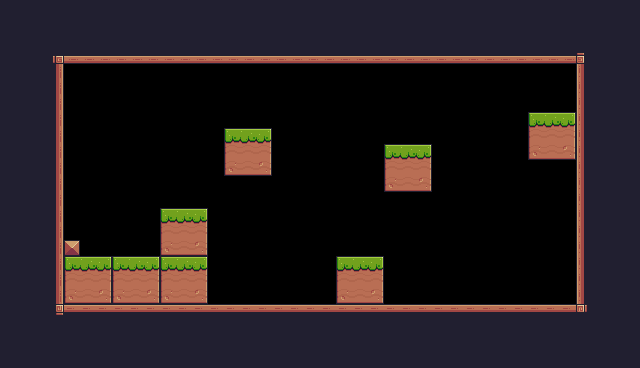

A level layout from a 2D game, rendered from its tile map. Below: a short description, then the map file with its tile-grid data intact:
An orthogonal 40x23 tile map with 16x16 px tiles, 1 tile layer (Tile Layer 1) and 1 object (Player).

<map version="1.10" tiledversion="1.10.2" orientation="orthogonal" renderorder="right-down" width="40" height="23" tilewidth="16" tileheight="16" infinite="0" nextlayerid="3" nextobjectid="3">
 <tileset firstgid="1" source="pixel_adventure.tsx" />
 <layer id="1" name="Tile Layer 1" width="40" height="23">
  <data encoding="csv">
24,24,24,24,24,24,24,24,24,24,24,24,24,24,24,24,24,24,24,24,24,24,24,24,24,24,24,24,24,24,24,24,24,24,24,24,24,24,24,24,
24,24,24,24,24,24,24,24,24,24,24,24,24,24,24,24,24,24,24,24,24,24,24,24,24,24,24,24,24,24,24,24,24,24,24,24,24,24,24,24,
24,24,24,24,24,24,24,24,24,24,24,24,24,24,24,24,24,24,24,24,24,24,24,24,24,24,24,24,24,24,24,24,24,24,24,24,24,24,24,24,
24,24,24,92,134,134,134,134,134,134,134,134,134,134,134,134,134,134,134,134,134,134,134,134,134,134,134,134,134,134,134,134,134,134,134,134,93,24,24,24,
24,24,24,113,0,0,0,0,0,0,0,0,0,0,0,0,0,0,0,0,0,0,0,0,0,0,0,0,0,0,0,0,0,0,0,0,111,24,24,24,
24,24,24,113,0,0,0,0,0,0,0,0,0,0,0,0,0,0,0,0,0,0,0,0,0,0,0,0,0,0,0,0,0,0,0,0,111,24,24,24,
24,24,24,113,0,0,0,0,0,0,0,0,0,0,0,0,0,0,0,0,0,0,0,0,0,0,0,0,0,0,0,0,0,0,0,0,111,24,24,24,
24,24,24,113,0,0,0,0,0,0,0,0,0,0,0,0,0,0,0,0,0,0,0,0,0,0,0,0,0,0,0,0,0,7,8,9,111,24,24,24,
24,24,24,113,0,0,0,0,0,0,0,0,0,0,7,8,9,0,0,0,0,0,0,0,0,0,0,0,0,0,0,0,0,29,30,31,111,24,24,24,
24,24,24,113,0,0,0,0,0,0,0,0,0,0,29,30,31,0,0,0,0,0,0,0,7,8,9,0,0,0,0,0,0,51,52,53,111,24,24,24,
24,24,24,113,0,0,0,0,0,0,0,0,0,0,51,52,53,0,0,0,0,0,0,0,29,30,31,0,0,0,0,0,0,0,0,0,111,24,24,24,
24,24,24,113,0,0,0,0,0,0,0,0,0,0,0,0,0,0,0,0,0,0,0,0,51,52,53,0,0,0,0,0,0,0,0,0,111,24,24,24,
24,24,24,113,0,0,0,0,0,0,0,0,0,0,0,0,0,0,0,0,0,0,0,0,0,0,0,0,0,0,0,0,0,0,0,0,111,24,24,24,
24,24,24,113,0,0,0,0,0,0,7,8,9,0,0,0,0,0,0,0,0,0,0,0,0,0,0,0,0,0,0,0,0,0,0,0,111,24,24,24,
24,24,24,113,0,0,0,0,0,0,29,30,31,0,0,0,0,0,0,0,0,0,0,0,0,0,0,0,0,0,0,0,0,0,0,0,111,24,24,24,
24,24,24,113,35,0,0,0,0,0,51,52,53,0,0,0,0,0,0,0,0,0,0,0,0,0,0,0,0,0,0,0,0,0,0,0,111,24,24,24,
24,24,24,113,7,8,9,7,8,9,7,8,9,0,0,0,0,0,0,0,0,7,8,9,0,0,0,0,0,0,0,0,0,0,0,0,111,24,24,24,
24,24,24,113,29,30,31,29,30,31,29,30,31,0,0,0,0,0,0,0,0,29,30,31,0,0,0,0,0,0,0,0,0,0,0,0,111,24,24,24,
24,24,24,113,51,52,53,51,52,53,51,52,53,0,0,0,0,0,0,0,0,51,52,53,0,0,0,0,0,0,0,0,0,0,0,0,111,24,24,24,
24,24,24,114,90,90,90,90,90,90,90,90,90,90,90,90,90,90,90,90,90,90,90,90,90,90,90,90,90,90,90,90,90,90,90,90,115,24,24,24,
24,24,24,24,24,24,24,24,24,24,24,24,24,24,24,24,24,24,24,24,24,24,24,24,24,24,24,24,24,24,24,24,24,24,24,24,24,24,24,24,
24,24,24,24,24,24,24,24,24,24,24,24,24,24,24,24,24,24,24,24,24,24,24,24,24,24,24,24,24,24,24,24,24,24,24,24,24,24,24,24,
24,24,24,24,24,24,24,24,24,24,24,24,24,24,24,24,24,24,24,24,24,24,24,24,24,24,24,24,24,24,24,24,24,24,24,24,24,24,24,24
</data>
 </layer>
 <objectgroup id="2" name="Spawnpoints">
  <object id="1" name="Player" type="Player" x="224.854" y="94.8604" width="32" height="32" />
 </objectgroup>
</map>
